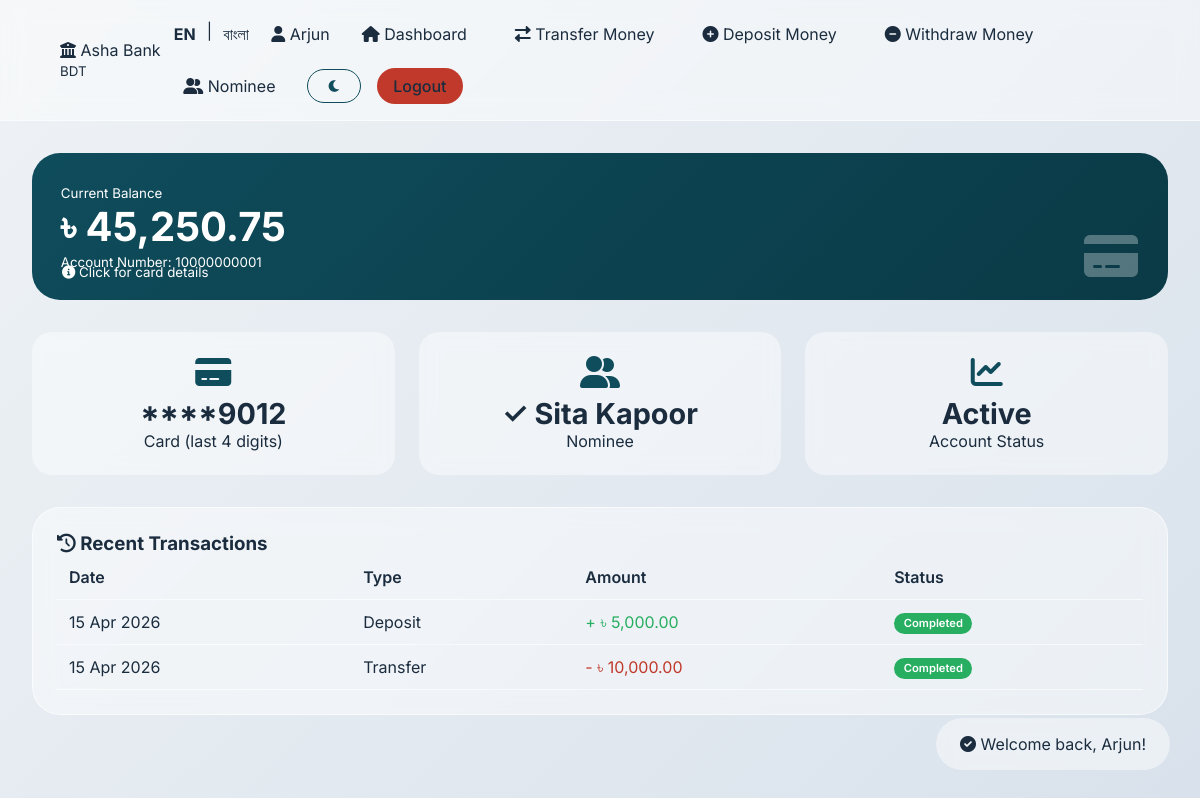
Screenshot of /dashboard.php (signed in) with the database file from the repository.
### tables this page shows
CREATE TABLE ACCOUNT (
    AccountNumber    BIGINT PRIMARY KEY,
    ProductID        INT NOT NULL,
    CustomerID       INT NOT NULL,
    BranchID         INT NOT NULL,
    OpeningDate      DATE NOT NULL,
    AvailableBalance DECIMAL(15,2) DEFAULT 0.00,
    AccountStatus    ENUM('Active','Dormant','Closed','Frozen') DEFAULT 'Active',
    FOREIGN KEY (ProductID)   REFERENCES ACCOUNTPRODUCT(ProductID),
    FOREIGN KEY (CustomerID)  REFERENCES CUSTOMER(CustomerID),
    FOREIGN KEY (BranchID)    REFERENCES BRANCH(BranchID)
);

CREATE TABLE CUSTOMER (
    CustomerID            INT AUTO_INCREMENT PRIMARY KEY,
    FirstName             VARCHAR(100) NOT NULL,
    LastName              VARCHAR(100) NOT NULL,
    DateOfBirth           DATE,
    Gender                ENUM('Male','Female','Other'),
    Email                 VARCHAR(150) UNIQUE,
    Phone                 VARCHAR(20),
    Address               VARCHAR(255),
    City                  VARCHAR(100),
    NationalID            VARCHAR(50) UNIQUE,
    CustomerCategoryID    INT DEFAULT 1,
    PrimaryBranchID       INT DEFAULT 1,
    RelationshipManagerID INT,
    CreatedAt             DATETIME DEFAULT CURRENT_TIMESTAMP,
    IsActive              TINYINT(1) DEFAULT 1,
    FOREIGN KEY (CustomerCategoryID)    REFERENCES CUSTOMERCATEGORY(CategoryID),
    FOREIGN KEY (PrimaryBranchID)       REFERENCES BRANCH(BranchID),
    FOREIGN KEY (RelationshipManagerID) REFERENCES EMPLOYEE(EmployeeID)
);

CREATE TABLE CARDS (
    CardID       INT AUTO_INCREMENT PRIMARY KEY,
    CardNumber   VARCHAR(20) NOT NULL UNIQUE,
    CustomerID   INT NOT NULL,
    ExpiryDate   DATE NOT NULL,
    CVV          VARCHAR(4) NOT NULL,
    CardType     ENUM('Debit','Credit','Prepaid') DEFAULT 'Debit',
    IsActive     TINYINT(1) DEFAULT 1,
    CreatedAt    DATETIME DEFAULT CURRENT_TIMESTAMP,
    FOREIGN KEY (CustomerID) REFERENCES CUSTOMER(CustomerID)
);

CREATE TABLE NOMINEE (
    NomineeID       INT AUTO_INCREMENT PRIMARY KEY,
    CustomerID      INT NOT NULL,
    NomineeName     VARCHAR(150) NOT NULL,
    NomineeRelation VARCHAR(100),
    NomineePhone    VARCHAR(20),
    FOREIGN KEY (CustomerID) REFERENCES CUSTOMER(CustomerID)
);

CREATE TABLE TRANSACTION (
    TransactionID     BIGINT AUTO_INCREMENT PRIMARY KEY,
    TransactionTypeID INT NOT NULL,
    TransactionAmount DECIMAL(15,2) NOT NULL,
    TransactionDate   DATETIME DEFAULT CURRENT_TIMESTAMP,
    FromAccountNumber BIGINT,
    ToAccountNumber   BIGINT,
    FromCustomerID    INT,
    ToCustomerID      INT,
    Description       VARCHAR(255),
    TransactionStatus ENUM('Pending','Completed','Failed','Reversed') DEFAULT 'Completed',
    ProcessedBy       INT,
    ReferenceNumber   VARCHAR(50) UNIQUE,
    FOREIGN KEY (TransactionTypeID) REFERENCES TRANSACTIONTYPE(TransactionTypeID),
    FOREIGN KEY (FromAccountNumber) REFERENCES ACCOUNT(AccountNumber),
    FOREIGN KEY (ToAccountNumber)   REFERENCES ACCOUNT(AccountNumber),
    FOREIGN KEY (FromCustomerID)    REFERENCES CUSTOMER(CustomerID),
    FOREIGN KEY (ToCustomerID)      REFERENCES CUSTOMER(CustomerID)
);

CREATE TABLE TRANSACTIONTYPE (
    TransactionTypeID INT AUTO_INCREMENT PRIMARY KEY,
    TypeName          VARCHAR(100) NOT NULL,
    Description       VARCHAR(255)
);

### config/db.php (called while the page is built, shortened)
<?php
function t($key) {
    $lang = $_SESSION['language'] ?? 'en';
    return $translations[$lang][$key] ?? $key;
}
function formatBDT($amount) {
    return '৳ ' . number_format($amount, 2);
}
function getToast() {
    if (isset($_SESSION['toast'])) {
        $toast = $_SESSION['toast'];
        return $toast;
    }
    return null;
}
?>

### dashboard.php (the view, shortened to what this page needs)
<?php
require_once 'config/db.php';
$userId = $_SESSION['user_id'];
$stmt = $pdo->prepare("SELECT a.*, c.FirstName, c.LastName, c.Email, c.Phone
                       FROM ACCOUNT a
                       JOIN CUSTOMER c ON a.CustomerID = c.CustomerID
                       WHERE c.CustomerID = ?");
$stmt->execute([$userId]);
$account = $stmt->fetch();
$balance = $account['AvailableBalance'] ?? 0;
$stmtCard = $pdo->prepare("SELECT * FROM CARDS WHERE CustomerID = ?");
$stmtCard->execute([$userId]);
$card = $stmtCard->fetch();
$stmtTrans = $pdo->prepare("SELECT t.*, tt.TypeName
                            FROM TRANSACTION t
                            JOIN TRANSACTIONTYPE tt ON t.TransactionTypeID = tt.TransactionTypeID
                            WHERE t.FromCustomerID = ? OR t.ToCustomerID = ?
                            ORDER BY t.TransactionDate DESC LIMIT 10");
$stmtTrans->execute([$userId, $userId]);
$transactions = $stmtTrans->fetchAll();
$stmtNom = $pdo->prepare("SELECT * FROM NOMINEE WHERE CustomerID = ?");
$stmtNom->execute([$userId]);
$nominee = $stmtNom->fetch();
?>
<!DOCTYPE html>
<html lang="<?= $_SESSION['language'] ?>">
<head>
    <link rel="stylesheet" href="https://cdnjs.cloudflare.com/ajax/libs/font-awesome/6.0.0-beta3/css/all.min.css">
    <link rel="stylesheet" href="assets/css/style.css">
</head>
<body>
    <nav class="navbar">
        <div class="navbar-brand">
            <i class="fas fa-university"></i> Asha Bank <small>BDT</small>
        </div>
        <div class="navbar-menu">
            <div class="language-switch">
                <a href="?lang=en" style="<?= $_SESSION['language'] == 'en' ? 'font-weight:bold' : '' ?>">EN</a> |
                <a href="?lang=bn" style="<?= $_SESSION['language'] == 'bn' ? 'font-weight:bold' : '' ?>">বাংলা</a>
            </div>
            <span><i class="fas fa-user"></i> <?= htmlspecialchars($account['FirstName']) ?></span>
            <a href="dashboard.php"><i class="fas fa-home"></i> <?= t('dashboard') ?></a>
            <a href="transfer.php"><i class="fas fa-exchange-alt"></i> <?= t('transfer') ?></a>
            <a href="deposit.php"><i class="fas fa-plus-circle"></i> <?= t('deposit') ?></a>
            <a href="withdraw.php"><i class="fas fa-minus-circle"></i> <?= t('withdraw') ?></a>
            <a href="profile.php"><i class="fas fa-user-friends"></i> <?= t('nominee') ?></a>
            <button id="themeToggle" class="btn-outline"><i class="fas fa-moon"></i></button>
            <a href="logout.php" class="btn-danger"><?= t('logout') ?></a>
        </div>
    </nav>
    <div class="container">
        <div class="balance-card" id="balanceCard">
            <div>
                <small><?= t('balance') ?></small>
                <div class="balance-amount"><?= formatBDT($balance) ?></div>
                <small><?= t('account_no') ?>: <?= $account['AccountNumber'] ?></small>
            </div>
            <i class="fas fa-credit-card" style="position: absolute; bottom: 20px; right: 30px; font-size: 3rem; opacity: 0.3;"></i>
            <small style="position: absolute; bottom: 20px; left: 30px;"><i class="fas fa-info-circle"></i> <?= t('click_for_card') ?></small>
        </div>
        <div class="dashboard-grid">
            <div class="stat-card">
                <i class="fas fa-credit-card stat-icon"></i>
                <div class="stat-value"><?= $card ? '****' . substr($card['CardNumber'], -4) : 'No Card' ?></div>
                <div class="stat-label">Card (last 4 digits)</div>
            </div>
            <div class="stat-card">
                <i class="fas fa-user-friends stat-icon"></i>
                <div class="stat-value"><?= $nominee ? '✓ ' . htmlspecialchars($nominee['NomineeName']) : 'Not Added' ?></div>
                <div class="stat-label"><?= t('nominee') ?></div>
            </div>
            <div class="stat-card">
                <i class="fas fa-chart-line stat-icon"></i>
                <div class="stat-value"><?= t('active') ?></div>
                <div class="stat-label">Account Status</div>
            </div>
        </div>
        <div class="glass-card" style="margin-top: 2rem;">
            <h3><i class="fas fa-history"></i> <?= t('transactions') ?></h3>
            <div class="table-container">
                <table>
                    <thead>
                        <tr><th><?= t('date') ?></th><th>Type</th><th><?= t('amount') ?></th><th><?= t('status') ?></th></tr>
                    </thead>
                    <tbody>
                        <?php if(empty($transactions)): ?>
                            <tr><td colspan="4" class="text-center"><?= t('no_transactions') ?></td></tr>
                        <?php else: ?>
                            <?php foreach($transactions as $txn): ?>
                            <tr>
                                <td><?= date('d M Y', strtotime($txn['TransactionDate'])) ?></td>
                                <td><?= $txn['TypeName'] ?></td>
                                <td class="<?= ($txn['FromCustomerID'] == $userId) ? 'text-danger' : 'text-success' ?>">
                                    <?= ($txn['FromCustomerID'] == $userId) ? '-' : '+' ?> <?= formatBDT($txn['TransactionAmount']) ?>
                                </td>
                                <td><span class="badge badge-success"><?= t('completed') ?></span></td>
                            </tr>
                            <?php endforeach; ?>
                        <?php endif; ?>
                    </tbody>
                </table>
            </div>
        </div>
    </div>
    <div id="toastContainer">
        <?php $toast = getToast(); if($toast): ?>
            <div class="toast-notification <?= $toast['type'] ?>">
                <i class="fas fa-check-circle"></i> <?= htmlspecialchars($toast['message']) ?>
            </div>
        <?php endif; ?>
    </div>
</body>
</html>

### assets/css/style.css (style rules this page uses)
:root { --bg-gradient-start: #eef2f5; --bg-gradient-end: #d9e2ec; --glass-bg: rgba(255, 255, 255, 0.45); --glass-border: rgba(255, 255, 255, 0.6); --text-primary: #1a2c3e; --text-muted: #5a6e7c; --accent: #0f4c5c; --accent-hover: #0a3a46; --success: #27ae60; --danger: #c0392b; --warning: #e67e22; --info: #2980b9; --radius-xl: 28px; --radius-lg: 20px; --transition: 0.3s ease; }
* { margin: 0; padding: 0; box-sizing: border-box; font-family: 'Inter', sans-serif; }
body { background: linear-gradient(135deg, var(--bg-gradient-start), var(--bg-gradient-end)); color: var(--text-primary); min-height: 100vh; }
.glass-card { background: var(--glass-bg); backdrop-filter: blur(12px); border-radius: var(--radius-xl); border: 1px solid var(--glass-border); padding: 1.5rem; transition: transform var(--transition); }
.navbar { display: flex; justify-content: space-between; align-items: center; padding: 1rem 5%; background: var(--glass-bg); backdrop-filter: blur(12px); border-bottom: 1px solid var(--glass-border); position: sticky; top: 0; z-index: 100; }
.navbar-menu { display: flex; gap: 1rem; align-items: center; flex-wrap: wrap; }
.navbar-menu a { text-decoration: none; color: var(--text-primary); padding: 0.5rem 1rem; border-radius: 40px; transition: background var(--transition); }
.btn, .btn-outline, .btn-danger { padding: 0.5rem 1.2rem; border-radius: 40px; border: none; cursor: pointer; font-weight: 500; text-decoration: none; display: inline-block; }
.btn-outline { background: transparent; border: 1px solid var(--accent); color: var(--accent); }
.btn-danger { background: var(--danger); color: white; }
.container { max-width: 1280px; margin: 0 auto; padding: 2rem; }
.balance-card { background: linear-gradient(135deg, var(--accent), var(--accent-hover)); border-radius: var(--radius-xl); padding: 1.8rem; color: white; position: relative; overflow: hidden; cursor: pointer; transition: transform var(--transition); }
.balance-amount { font-size: 2.5rem; font-weight: 700; }
.dashboard-grid { display: grid; grid-template-columns: repeat(auto-fit, minmax(280px, 1fr)); gap: 1.5rem; margin-top: 2rem; }
.stat-card { background: var(--glass-bg); backdrop-filter: blur(8px); border-radius: var(--radius-lg); padding: 1.5rem; text-align: center; transition: transform var(--transition); }
.stat-value { font-size: 1.8rem; font-weight: 700; margin-top: 0.5rem; }
.stat-icon { font-size: 2rem; color: var(--accent); }
.table-container { overflow-x: auto; }
table { width: 100%; border-collapse: collapse; }
th, td { padding: 0.75rem; text-align: left; border-bottom: 1px solid var(--glass-border); }
th { font-weight: 600; }
.badge { padding: 0.2rem 0.6rem; border-radius: 20px; font-size: 0.7rem; font-weight: 600; }
.badge-success { background: var(--success); color: white; }
.toast-notification { position: fixed; bottom: 30px; right: 30px; padding: 1rem 1.5rem; border-radius: 40px; background: var(--glass-bg); backdrop-filter: blur(12px); z-index: 999; animation: slideIn 0.3s ease; }
.language-switch { display: inline-flex; gap: 0.3rem; }
.language-switch a { text-decoration: none; padding: 0.2rem 0.4rem; border-radius: 20px; }
.text-danger { color: var(--danger); }
.text-success { color: var(--success); }

### rows the page displays
account: CustomerID.FirstName "Arjun", AvailableBalance "৳ 45,250.75", AccountNumber "10000000001"
cards: CardNumber "9012"
nominee: NomineeName "Sita Kapoor"
transaction: TransactionDate "15 Apr 2026", TransactionTypeID.TypeName "Deposit", TransactionAmount "৳ 5,000.00"
transaction: TransactionDate "15 Apr 2026", TransactionTypeID.TypeName "Transfer", TransactionAmount "৳ 10,000.00"

### other values shown
t('dashboard') "Dashboard"
t('transfer') "Transfer Money"
t('deposit') "Deposit Money"
t('withdraw') "Withdraw Money"
t('nominee') "Nominee"
t('logout') "Logout"
t('balance') "Current Balance"
t('account_no') "Account Number"
t('click_for_card') "Click for card details"
t('active') "Active"
t('transactions') "Recent Transactions"
t('date') "Date"
t('amount') "Amount"
t('status') "Status"
$toast['message'] "Welcome back, Arjun!"
